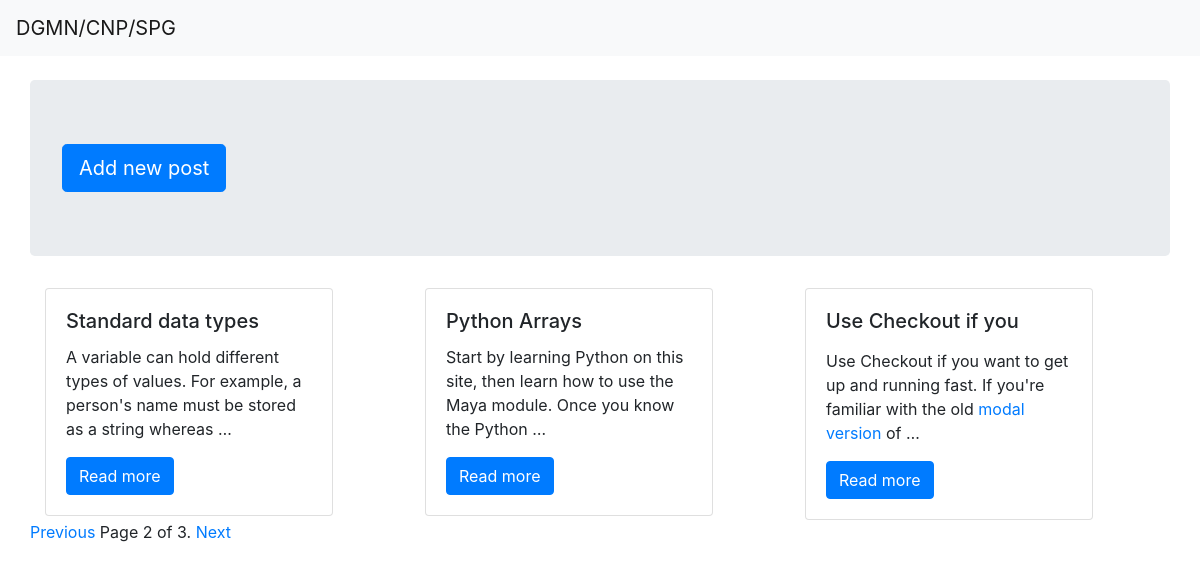
Screenshot of /?page=2 with the database file from the repository.
### blog/models.py (models this page shows, shortened)
class Post(models.Model):
    STATUS_CHOICES = (
        ('draft', 'Draft'),
        ('published', 'Published')
    )
    title = models.CharField(max_length=250)
    slug = models.SlugField(blank=True, null=True, verbose_name="blog URL")
    author = models.ForeignKey(User,
                           on_delete=models.CASCADE,
                           related_name='blog_posts')
    body = models.TextField()
    publish = models.DateTimeField(default=timezone.now)
    created = models.DateTimeField(auto_now_add=True)
    updated = models.DateTimeField(auto_now=True)
    status = models.CharField(max_length=10,
                          choices=STATUS_CHOICES,
                          default='draft')

### blog/views.py (the view)
# urls.py: path('',views.allPosts,name='allPosts'),
def allPosts(request):
    posts = Post.objects.all()
    posts = Post.objects.all()
    paginator = Paginator(posts, 3)  # Show 25 contacts per page.
    page = request.GET.get('page')
    posts = paginator.get_page(page)
    context= {
        'posts':posts,
    }
    return  render(request,'Post/allposts.html',context)

### blog/templates/Post/allposts.html (shortened to what this page needs)
{% extends "base.html" %}
{% block body %}
<div class="jumbotron banner">
    <a class="btn btn-primary btn-lg" href="{% url 'blog:create_post' %}" role="button">Add new post</a>
</div>
{% for post in posts %}
<div class="col-md-4">
    <div class="card" style="width: 18rem;">
        <div class="card-body">
            <h5 class="card-title">{{post.title}}</h5>
            <p class="card-text">{{post.body |safe|truncatewords_html:20}}</p>
            <a href="{% url 'blog:post' post.id %}" class="btn btn-primary">Read more</a>
        </div>
    </div>
</div>
{% endfor %}
{% if posts.has_other_pages %}
<div class="mt-20">
<span class="step-links">
{% if posts.has_previous %}
<a href="?page={{ posts.previous_page_number }}">Previous</a>
{% endif %}
<span class="current">
Page {{ posts.number }} of {{ posts.paginator.num_pages }}.
</span>
{% if posts.has_next %}
<a href="?page={{ posts.next_page_number }}">Next</a>
{% endif %}
</span>
</div>
{% endif %}
{% endblock body %}

### static/home-static/css/style1.css (style rules this page uses)
.banner { width:100% }

### rows the page displays
Post: title "Standard data types", body "A variable can hold different types of values. For example, a person's name must be stored as a string whereas …"
Post: title "Python Arrays", body "Start by learning Python on this site, then learn how to use the Maya module. Once you know the Python …"
Post: title "Use Checkout if you", body "Use Checkout if you want to get up and running fast. If you're familiar with the old modal version of …"

### other values shown
{{ posts.number }} "2"
{{ posts.paginator.num_pages }} "3"
